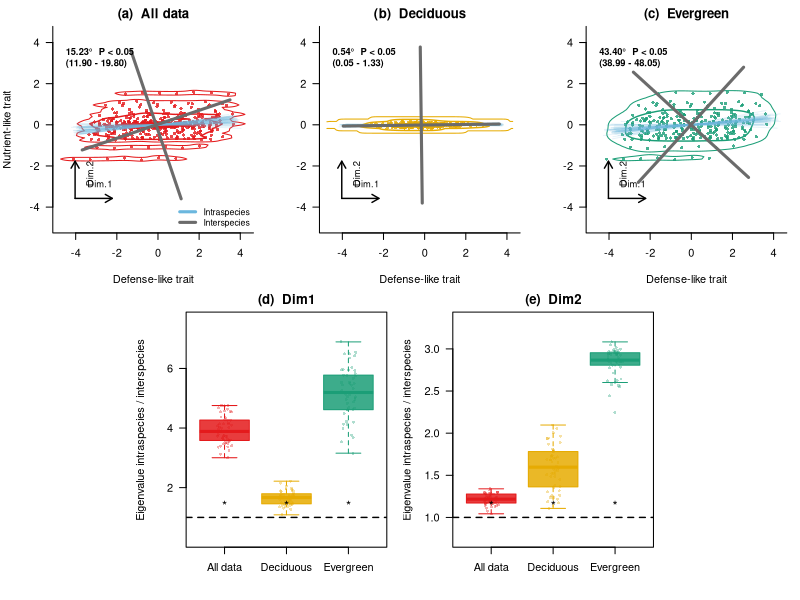

Write the R code that produced this figure.
## ---- chunk 1
# 乱数を使うため、毎回同じ結果になるようにseedを固定します。
set.seed(123)

# major方向とminor方向の乱数を、指定した角度だけ回転させる補助関数です。
# angle_deg = 0ならx軸方向、angle_deg = 45なら右上がり45度方向になります。
rotate_xy <- function(major, minor, angle_deg) {
  theta <- angle_deg * pi / 180

  cbind(
    x = major * cos(theta) - minor * sin(theta),
    y = major * sin(theta) + minor * cos(theta)
  )
}

# 種内変異の値を、中央値が0になるように対称に作る関数です。
# こうしておくと、種ごとの中央値は種平均をよく反映します。
# その一方で、各種から1個体ずつ選ぶと、種内変異の方向が強く現れます。
balanced_scores <- function(n, target_sd) {
  if (target_sd == 0) {
    return(rep(0, n))
  }

  z <- seq(-1, 1, length.out = n)
  z <- z - mean(z)
  z / sd(z) * target_sd
}

sim_group <- function(
  group,
  n_species = 40,
  n_ind = 7,
  sp_major_sd,
  sp_minor_sd,
  sp_angle,
  ind_major_sd,
  ind_minor_sd,
  ind_angle
) {
  # 種ごとのデータを一時的に入れておくリストです。
  # 最後にrbindして、1つのdata.frameにまとめます。
  out <- list()

  # 1つのグループの中に、n_species個の種を作ります。
  for (i in seq_len(n_species)) {
    sp <- paste0(group, "_sp", i)

    # まず、種ごとの中心位置を決めます。
    # sp_major_sdは主方向の種間差、sp_minor_sdはそれに直交する方向のばらつきです。
    # sp_angleで、種平均がどの方向に並ぶかを決めます。
    sp_mean <- rotate_xy(
      major = rnorm(1, mean = 0, sd = sp_major_sd),
      minor = rnorm(1, mean = 0, sd = sp_minor_sd),
      angle_deg = sp_angle
    )

    # 次に、その種平均のまわりに個体値を発生させます。
    # ind_major_sdは主方向の種内差、ind_minor_sdはそれに直交する方向のばらつきです。
    # ここでは、各種内の値が種平均のまわりで対称になるようにしています。
    # これにより、種中央値は種間軸を保ちつつ、1個体サンプリングでは種内差が現れます。
    ind_major <- sample(balanced_scores(n_ind, ind_major_sd), size = n_ind)
    ind_minor <- sample(balanced_scores(n_ind, ind_minor_sd), size = n_ind)

    # ind_angleで、同じ種の中の個体差がどの方向に伸びるかを決めます。
    ind_dev <- rotate_xy(
      major = ind_major,
      minor = ind_minor,
      angle_deg = ind_angle
    )

    x <- as.numeric(sp_mean[, "x"]) + ind_dev[, "x"]
    y <- as.numeric(sp_mean[, "y"]) + ind_dev[, "y"]

    # group, species, individualを残しておくと、後で
    # 「種ごとの代表値」や「各種から1個体ずつサンプリング」がしやすくなります。
    out[[i]] <- data.frame(
      group = group,
      species = sp,
      individual = seq_len(n_ind),
      x = x,
      y = y
    )
  }

  # 種ごとのdata.frameを縦に結合します。
  do.call(rbind, out)
}

# 落葉樹っぽいグループです。
# 種間差も個体差も主にx方向に出るようにしています。
# そのため、種間軸と種内変異を含む軸はほとんど回転しません。
dat_D <- sim_group(
  group = "D",
  n_species = 40,
  n_ind = 7,
  sp_major_sd = 1.0,
  sp_minor_sd = 0.05,
  sp_angle = 0,
  ind_major_sd = 0.7,
  ind_minor_sd = 0.05,
  ind_angle = 0
)

# 常緑樹っぽいグループです。
# 種平均は斜め方向に並べ、個体差はx方向に強く出るようにしています。
# これにより、灰色の種間軸は青い種内軸からおよそ45度ずれます。
dat_E <- sim_group(
  group = "E",
  n_species = 40,
  n_ind = 7,
  sp_major_sd = 0.75,
  sp_minor_sd = 0.35,
  sp_angle = 55,
  ind_major_sd = 1.8,
  ind_minor_sd = 0.04,
  ind_angle = 0
)

# 2つのグループをまとめて、全データとして扱えるようにします。
dat <- rbind(dat_D, dat_E)
## ---- chunk 2
tapply(seq_len(nrow(dat)), dat$group, function(i) {
  # tapply()でグループごとの行番号を取り出し、
  # その行だけを使ってxとyの相関係数を計算します。
  cor(dat$x[i], dat$y[i])
})
## ---- chunk 3
principal_axis <- function(x, y) {
  # xとyを2列の行列にまとめます。
  # この行列の各行が1個体または1種、各列が1つのtraitです。
  X <- cbind(x, y)

  # 共分散行列です。
  # 対角成分はxとyそれぞれの分散、非対角成分はx-yの共分散です。
  S <- cov(X)

  # 固有値分解を行います。
  # eigen()は、分散が大きい順に固有値と固有ベクトルを返します。
  eg <- eigen(S)

  vectors <- eg$vectors

  # 表示を安定させるため、x方向が正になるようにそろえる
  # 固有ベクトルは向きを反転しても同じ軸を表すため、
  # 図示のたびに線の向きが反転しないように符号をそろえます。
  for (j in seq_len(ncol(vectors))) {
    if (vectors[1, j] < 0) {
      vectors[, j] <- -vectors[, j]
    }
  }

  v1 <- vectors[, 1]

  # 後の計算と作図で使う値をまとめて返します。
  list(
    covariance = S,
    eigenvalues = eg$values,
    vectors = vectors,
    first_vector = v1,
    first_eigenvalue = eg$values[1],
    center = colMeans(X),
    # x軸から見た第1主軸の角度です。
    # atan2()を使うと、ベクトルのx成分・y成分から角度を直接計算できます。
    angle_from_x = atan2(v1[2], v1[1]) * 180 / pi
  )
}

angle_between_axes <- function(v1, v2) {
  # 2つのベクトルのなす角を内積から計算します。
  # abs()を使うことで、向きが反対の同じ軸を0度として扱います。
  cos_angle <- abs(sum(v1 * v2) / sqrt(sum(v1^2) * sum(v2^2)))
  acos(cos_angle) * 180 / pi
}
## ---- chunk 4
species_med <- aggregate(
  # xとyを同時に集計します。
  cbind(x, y) ~ group + species,
  data = dat,
  # 平均ではなく中央値を使います。
  # 外れ値に少し強い代表値として扱えます。
  FUN = median
)
head(species_med)
## ---- chunk 5
pa_inter_D <- with(
  # 落葉樹っぽいグループの種中央値だけを使います。
  subset(species_med, group == "D"),
  principal_axis(x, y)
)

pa_inter_E <- with(
  # 常緑樹っぽいグループの種中央値だけを使います。
  subset(species_med, group == "E"),
  principal_axis(x, y)
)

# x軸から見た第1主軸の角度を確認します。
pa_inter_D$angle_from_x
pa_inter_E$angle_from_x
## ---- chunk 6
sample_one_per_species <- function(d) {
  # speciesごとにdata.frameを分割します。
  sp_list <- split(d, d$species)

  sampled <- lapply(sp_list, function(z) {
    # 各種の中から、ランダムに1行だけ選びます。
    z[sample(seq_len(nrow(z)), 1), ]
  })

  # 種ごとに選ばれた1個体を、1つのdata.frameに戻します。
  do.call(rbind, sampled)
}
## ---- chunk 7
run_resampling <- function(dat_group, species_med_group, n_iter = 50) {
  # 種代表値から求める主軸です。
  # これを基準となるinterspecific axisとして使います。
  pa_inter <- principal_axis(
    species_med_group$x,
    species_med_group$y
  )

  # 反復ごとの結果を入れるベクトルとリストを用意します。
  angles <- numeric(n_iter)
  eig_ratio_dim1 <- numeric(n_iter)
  eig_ratio_dim2 <- numeric(n_iter)
  axes <- vector("list", n_iter)
  samples <- vector("list", n_iter)

  for (i in seq_len(n_iter)) {
    # 各種から1個体ずつ選びます。
    # この1セットが、種内変異を反映したtrait spaceになります。
    sampled <- sample_one_per_species(dat_group)

    # サンプリングされた個体データから主軸を求めます。
    # これをintraspecific variationを含んだ軸として扱います。
    pa_intra <- principal_axis(
      sampled$x,
      sampled$y
    )

    # 種間軸と、種内変異を含む軸の角度差です。
    # Fig. 4上段の角度に対応する量です。
    angles[i] <- angle_between_axes(
      pa_inter$first_vector,
      pa_intra$first_vector
    )

    # 第1軸方向の分散が、種間レベルに対してどれくらい大きいかを見ます。
    # 1より大きければ、種内変異を含めたときにその方向の分散が増えています。
    eig_ratio_dim1[i] <- pa_intra$eigenvalues[1] /
      pa_inter$eigenvalues[1]

    # 第2軸方向についても同じ比を計算します。
    eig_ratio_dim2[i] <- pa_intra$eigenvalues[2] /
      pa_inter$eigenvalues[2]

    # 後で作図できるように、軸そのものとサンプルも保存します。
    axes[[i]] <- pa_intra
    samples[[i]] <- sampled
  }

  list(
    pa_inter = pa_inter,
    angles = angles,
    eig_ratio = eig_ratio_dim1,
    eig_ratio_dim1 = eig_ratio_dim1,
    eig_ratio_dim2 = eig_ratio_dim2,
    axes = axes,
    samples = samples
  )
}

res_all <- run_resampling(
  # 全データをまとめた場合です。
  dat_group = dat,
  species_med_group = species_med,
  n_iter = 50
)

res_D <- run_resampling(
  # 落葉樹っぽいグループだけで同じ処理を行います。
  dat_group = subset(dat, group == "D"),
  species_med_group = subset(species_med, group == "D"),
  n_iter = 50
)

res_E <- run_resampling(
  # 常緑樹っぽいグループだけで同じ処理を行います。
  dat_group = subset(dat, group == "E"),
  species_med_group = subset(species_med, group == "E"),
  n_iter = 50
)
## ---- chunk 8
# 主軸の回転角です。
summary(res_all$angles)
summary(res_D$angles)
summary(res_E$angles)

# 第1軸方向の固有値比です。
summary(res_all$eig_ratio_dim1)
summary(res_D$eig_ratio_dim1)
summary(res_E$eig_ratio_dim1)

# 第2軸方向の固有値比です。
summary(res_all$eig_ratio_dim2)
summary(res_D$eig_ratio_dim2)
summary(res_E$eig_ratio_dim2)
## ---- chunk 9
#| fig-width: 11
#| fig-height: 8
# 図全体で使う色です。
# all, D, Eは点と輪郭の色、intraとinterは主軸の色です。
cols <- c(
  all = "#e41a1c",
  D = "#e6ab02",
  E = "#1b9e77",
  intra = "#6bb7de",
  inter = "#6b6b6b"
)

# principal_axis()の結果から、指定した固有ベクトルの方向に線を描く関数です。
# dim = 1なら第1軸、dim = 2なら第2軸を描きます。
draw_axis <- function(pa, dim = 1, len = 2, col = "black", lwd = 3, lty = 1) {
  # 線の中心は、データ点の中心に置きます。
  c0 <- pa$center

  # 固有ベクトルは長さ1の方向ベクトルです。
  # lenをかけることで、図上で見やすい長さに伸ばします。
  v <- pa$vectors[, dim]

  segments(
    x0 = c0[1] - len * v[1],
    y0 = c0[2] - len * v[2],
    x1 = c0[1] + len * v[1],
    y1 = c0[2] + len * v[2],
    col = col,
    lwd = lwd,
    lty = lty
  )
}

# 散布図の点がどこに集中しているかを、輪郭線で示す関数です。
# MASS::kde2d()で2次元カーネル密度を推定し、その等高線を重ねます。
draw_density <- function(x, y, col, xlim, ylim) {
  # MASSが使えない環境でも本文の主要な計算は止めないようにします。
  if (!requireNamespace("MASS", quietly = TRUE)) {
    return(invisible(NULL))
  }

  # limsを指定して、3つのtrait panelで同じ座標範囲の密度を計算します。
  dens <- MASS::kde2d(x, y, n = 80, lims = c(xlim, ylim))
  z <- as.vector(dens$z)
  z <- z[z > 0]

  # 密度の高い部分だけを輪郭線として描きます。
  # Fig. 4の分布のかたまりを示す線に近い役割です。
  contour(
    dens,
    add = TRUE,
    levels = quantile(z, probs = c(0.75, 0.9), names = FALSE),
    drawlabels = FALSE,
    col = col,
    lwd = c(1, 1.4)
  )
}

# 各trait panelの左下に、Dim.1とDim.2の方向を示す小さな矢印を描きます。
# これは実際の推定軸ではなく、図の読み方を助けるための模式的な矢印です。
draw_dim_arrows <- function(xlim, ylim) {
  # パネルの座標範囲から、矢印の開始位置と長さを相対的に決めます。
  x0 <- xlim[1] + 0.08 * diff(xlim)
  y0 <- ylim[1] + 0.13 * diff(ylim)
  x1 <- x0 + 0.20 * diff(xlim)
  y1 <- y0 + 0.20 * diff(ylim)

  arrows(x0, y0, x1, y0, length = 0.08, lwd = 1.4)
  arrows(x0, y0, x0, y1, length = 0.08, lwd = 1.4)
  text(x1, y0 + 0.06 * diff(ylim), "Dim.1", cex = 0.85, adj = c(1, 0))
  text(x0 + 0.06 * diff(xlim), y1, "Dim.2", cex = 0.85, srt = 90, adj = c(1, 1))
}

# リサンプリングで得た角度分布を、Fig. 4風のラベルに整形します。
# ここでは簡易的に、2.5%点と97.5%点を信頼区間のように表示しています。
angle_label <- function(angles) {
  ci <- quantile(angles, probs = c(0.025, 0.975), names = FALSE)

  # 下限が0より大きければ、0度からずれているとみなしてP < 0.05と表示します。
  # 厳密な検定ではなく、このシミュレーション図用の簡易表示です。
  p_text <- if (ci[1] > 0) "P < 0.05" else "n.s."

  sprintf(
    "%.2f°  %s\n(%.2f - %.2f)",
    mean(angles),
    p_text,
    ci[1],
    ci[2]
  )
}

# 上段のtrait space panelを1枚描く関数です。
# 点、密度輪郭、種内軸、種間軸、角度ラベルをまとめて描きます。
plot_trait_panel <- function(
  dat_group,
  res,
  main,
  panel,
  col,
  xlim,
  ylim,
  show_y_label = FALSE,
  show_legend = FALSE
) {
  # まず個体値の散布図を描きます。
  # asp = 1にして、x方向とy方向の1単位が同じ長さになるようにしています。
  plot(
    dat_group$x,
    dat_group$y,
    pch = 16,
    cex = 0.65,
    col = adjustcolor(col, alpha.f = 0.8),
    xlim = xlim,
    ylim = ylim,
    asp = 1,
    xlab = "Defense-like trait",
    ylab = if (show_y_label) "Nutrient-like trait" else "",
    main = paste0("(", panel, ")  ", main),
    bty = "l",
    las = 1
  )

  # 点の分布のかたまりを輪郭線で重ねます。
  draw_density(
    dat_group$x,
    dat_group$y,
    col = col,
    xlim = xlim,
    ylim = ylim
  )

  # 主軸の線の長さです。
  # 座標範囲に対する相対値として決めると、パネル間で見た目がそろいます。
  axis_len <- 0.42 * min(diff(xlim), diff(ylim))

  # 各リサンプリングで推定された種内の第1軸を薄い青で重ねます。
  # 50本重ねることで、種内変異を含む主軸がどの方向に固まるかが見えます。
  for (pa in res$axes) {
    draw_axis(
      pa,
      dim = 1,
      len = axis_len,
      col = adjustcolor(cols["intra"], alpha.f = 0.16),
      lwd = 1
    )
  }

  # 種代表値から求めた種間軸を灰色の太線で描きます。
  # dim = 1がrotation angleの比較対象で、dim = 2はそれに直交する軸です。
  # 薄青の第1軸と灰色の第1軸のずれが、rotation angleの直感的な意味です。
  draw_axis(res$pa_inter, dim = 1, len = axis_len, col = cols["inter"], lwd = 3)
  draw_axis(res$pa_inter, dim = 2, len = axis_len, col = cols["inter"], lwd = 3)

  # 左下のDim.1 / Dim.2の補助矢印を描きます。
  draw_dim_arrows(xlim, ylim)

  # 左上に角度と範囲を表示します。
  text(
    xlim[1] + 0.03 * diff(xlim),
    ylim[2] - 0.06 * diff(ylim),
    angle_label(res$angles),
    adj = c(0, 1),
    cex = 0.85,
    font = 2
  )

  # 最初のpanelだけ凡例を表示します。
  if (show_legend) {
    legend(
      "bottomright",
      legend = c("Intraspecies", "Interspecies"),
      col = c(cols["intra"], cols["inter"]),
      lwd = c(3, 3),
      bty = "n",
      cex = 0.8
    )
  }
}

# 下段の固有値比のboxplotを描く関数です。
# valuesは、All data, Deciduous, Evergreenの3つの数値ベクトルを入れたlistです。
plot_ratio_panel <- function(values, panel, main, colors, ylim = NULL) {
  # y軸範囲が指定されていない場合は、データと基準線1が入る範囲を自動で決めます。
  if (is.null(ylim)) {
    ylim <- range(c(unlist(values), 1))
    ylim <- ylim + c(-0.12, 0.12) * diff(ylim)
  }

  # 箱ひげ図で、固有値比の分布をグループ間で比較します。
  boxplot(
    values,
    names = c("All data", "Deciduous", "Evergreen"),
    col = adjustcolor(colors, alpha.f = 0.85),
    border = colors,
    outline = FALSE,
    ylim = ylim,
    ylab = "Eigenvalue intraspecies / interspecies",
    main = paste0("(", panel, ")  ", main),
    las = 1
  )

  # 箱ひげ図の上に、個々のリサンプリング結果を点で重ねます。
  # ばらつきの大きさを見やすくするため、横方向に少しjitterします。
  for (i in seq_along(values)) {
    stripchart(
      values[[i]],
      at = i,
      vertical = TRUE,
      method = "jitter",
      jitter = 0.12,
      pch = 16,
      cex = 0.6,
      col = adjustcolor(colors[i], alpha.f = 0.35),
      add = TRUE
    )
  }

  # ratio = 1は、種内変異を入れても分散が増えていない基準線です。
  # 1より上に分布すれば、その軸方向で種内変異の寄与が大きいと読めます。
  abline(h = 1, lty = 2, lwd = 1.4)

  # Fig. 4の見た目に合わせて、基準線の近くにアスタリスクを置いています。
  text(seq_along(values), rep(1, length(values)), "*", pos = 3, cex = 1.2)
}

# 下段の3グループに対応する色です。
plot_cols <- c(cols["all"], cols["D"], cols["E"])

# 上段3panelで同じxlim/ylimを使うため、全データの範囲から共通範囲を作ります。
lim <- range(c(dat$x, dat$y))
lim <- lim + c(-0.08, 0.08) * diff(lim)

# par()を変更するので、最後に元へ戻せるように保存しておきます。
old_par <- par(no.readonly = TRUE)

# layout()で5枚のpanel配置を作ります。
# 上段は3枚、下段は中央寄せで2枚です。
layout(
  matrix(
    c(1, 1, 2, 2, 3, 3, 0, 4, 4, 5, 5, 0),
    nrow = 2,
    byrow = TRUE
  ),
  heights = c(1, 1.1)
)

# 余白をやや詰めて、複数panelを1枚の図として見やすくします。
par(mar = c(4, 4, 2, 1), oma = c(0, 0, 0, 0))

# 上段: trait spaceの回転を示す3panelです。
plot_trait_panel(
  dat,
  res_all,
  "All data",
  "a",
  cols["all"],
  lim,
  lim,
  TRUE,
  TRUE
)
plot_trait_panel(
  subset(dat, group == "D"),
  res_D,
  "Deciduous",
  "b",
  cols["D"],
  lim,
  lim
)
plot_trait_panel(
  subset(dat, group == "E"),
  res_E,
  "Evergreen",
  "c",
  cols["E"],
  lim,
  lim
)

# 下段左: 第1軸方向の固有値比です。
plot_ratio_panel(
  list(res_all$eig_ratio_dim1, res_D$eig_ratio_dim1, res_E$eig_ratio_dim1),
  "d",
  "Dim1",
  plot_cols
)

# 下段右: 第2軸方向の固有値比です。
plot_ratio_panel(
  list(res_all$eig_ratio_dim2, res_D$eig_ratio_dim2, res_E$eig_ratio_dim2),
  "e",
  "Dim2",
  plot_cols
)

# 変更した作図設定を元に戻します。
par(old_par)
